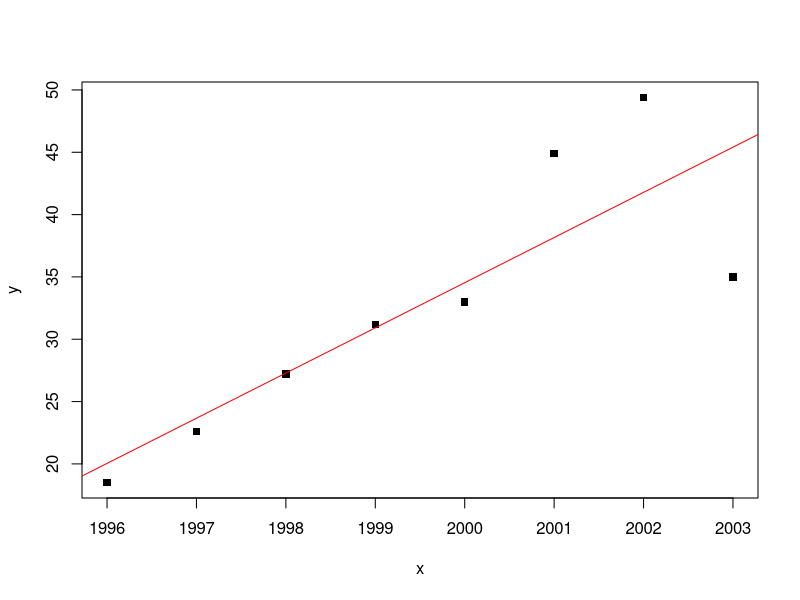
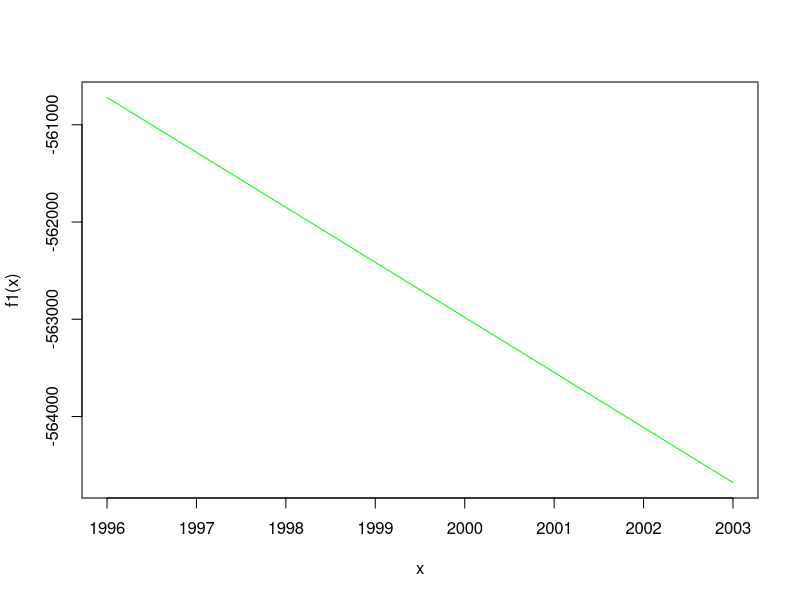

Here is the R script that generated these plots, in order:
## ---- chunk 1
x = c(1996, 1997,1998,1999,2000,2001,2002,2003)
y = c(18.5,22.6,27.2,31.2,33.0,44.9,49.4,35.0)
the_table = data.frame(x,y)
the_table
## ---- chunk 2
plot(y~x,col = "black",pch = 15.5, cex=1);



abline(lm(y~x),col = "red")


## ---- chunk 3
#Question 2
#the_table
f1<- function(x)
  {
  return (-0.1422*x^2+2.892*x+35.872)
}
curve(expr = f1, from=1996, to =2003, col = "green")

# the curve did not come out so I am drawing and not using R

